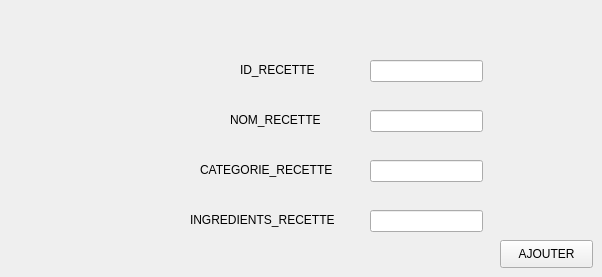
      <widget class="QWidget" name="tab_42">
       <attribute name="title">
        <string>Ajouter</string>
       </attribute>
       <widget class="QLabel" name="label_114">
        <property name="geometry">
         <rect>
          <x>240</x>
          <y>60</y>
          <width>121</width>
          <height>20</height>
         </rect>
        </property>
        <property name="text">
         <string>ID_RECETTE</string>
        </property>
       </widget>
       <widget class="QLabel" name="label_115">
        <property name="geometry">
         <rect>
          <x>230</x>
          <y>110</y>
          <width>121</width>
          <height>20</height>
         </rect>
        </property>
        <property name="text">
         <string>NOM_RECETTE</string>
        </property>
       </widget>
       <widget class="QLabel" name="label_116">
        <property name="geometry">
         <rect>
          <x>200</x>
          <y>160</y>
          <width>161</width>
          <height>20</height>
         </rect>
        </property>
        <property name="text">
         <string>CATEGORIE_RECETTE</string>
        </property>
       </widget>
       <widget class="QLabel" name="label_117">
        <property name="geometry">
         <rect>
          <x>190</x>
          <y>210</y>
          <width>171</width>
          <height>20</height>
         </rect>
        </property>
        <property name="text">
         <string>INGREDIENTS_RECETTE</string>
        </property>
       </widget>
       <widget class="QPushButton" name="pb_ajouter1">
        <property name="geometry">
         <rect>
          <x>500</x>
          <y>240</y>
          <width>93</width>
          <height>28</height>
         </rect>
        </property>
        <property name="text">
         <string>AJOUTER</string>
        </property>
       </widget>
       <widget class="QLineEdit" name="le_id1">
        <property name="geometry">
         <rect>
          <x>370</x>
          <y>60</y>
          <width>113</width>
          <height>22</height>
         </rect>
        </property>
       </widget>
       <widget class="QLineEdit" name="le_nom1">
        <property name="geometry">
         <rect>
          <x>370</x>
          <y>110</y>
          <width>113</width>
          <height>22</height>
         </rect>
        </property>
       </widget>
       <widget class="QLineEdit" name="la_categorie1">
        <property name="geometry">
         <rect>
          <x>370</x>
          <y>160</y>
          <width>113</width>
          <height>22</height>
         </rect>
        </property>
       </widget>
       <widget class="QLineEdit" name="les_ingredients">
        <property name="geometry">
         <rect>
          <x>370</x>
          <y>210</y>
          <width>113</width>
          <height>22</height>
         </rect>
        </property>
       </widget>
      </widget>
